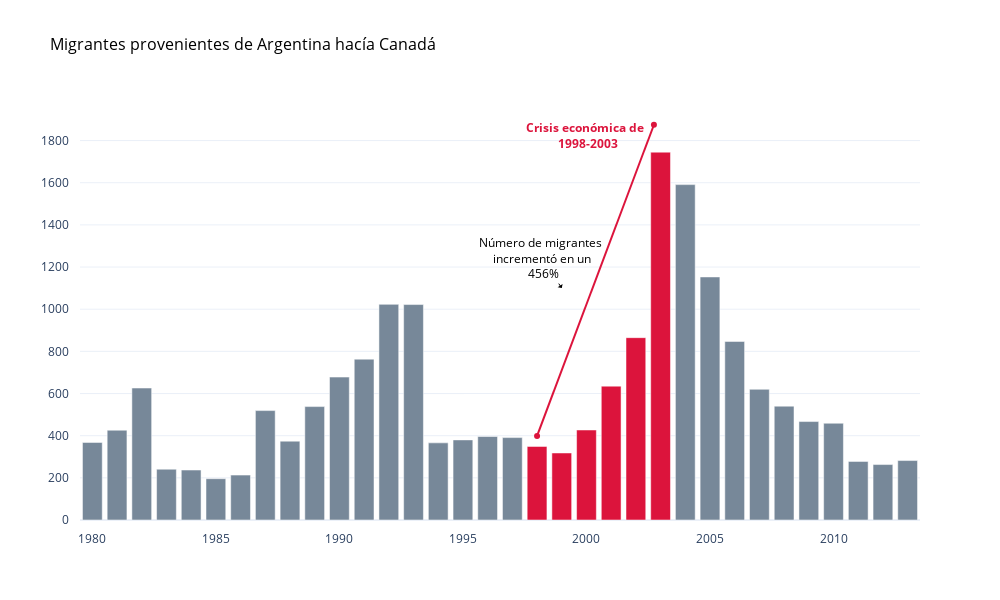

Write notebook code for a chart like this one.
### Code cell
fig = go.Figure()
fig.add_trace(go.Bar(
    x=pre_df.Year, y=pre_df.Migrants,
    marker_color='lightslategrey', name=''
))
fig.add_trace(go.Bar(
    x=mid_df.Year, y=mid_df.Migrants,
    marker_color='crimson', name=''
))
fig.add_trace(go.Bar(
    x=post_df.Year, y=post_df.Migrants,
    marker_color='lightslategrey', name=''
))
fig.add_trace(go.Scatter(
    x=[1998, 2002.73], y=[349+50,1745+130],
    mode='lines+markers+text', 
    marker_color='crimson'
))
fig.add_annotation(
    x=2000,
    y=1745+80,
    text="<b>Crisis económica de <br> 1998-2003</b>",
    showarrow=False,
    font=dict(
        color='crimson'
    )
)
fig.add_annotation(
    x=1999,
    y=1100,
    text="Número de migrantes <br> incrementó en un <br> 456%",
    showarrow=True,
    arrowhead=1,
    arrowsize=1,
    ax=-20,
    ay=-30,
    arrowcolor='black',
    font=dict(
        color='black'
    )
)
fig.update_layout(
    title=dict(
        text='Migrantes provenientes de Argentina hacía Canadá',
        font=dict(size=16, color='black')
    ),
    margin=dict(
        pad=10
    ),
    width=1000, height=600, template='plotly_white', showlegend=False
)
fig.show()

### Figure 1 — Plotly figure (JSON) as saved in the notebook; plotly's stock layout.template omitted (floating-point values rounded to 4 significant figures)
{"data": [{"marker": {"color": "lightslategrey"}, "name": "", "type": "bar", "x": [1980, 1981, 1982, 1983, 1984, 1985, 1986, 1987, 1988, 1989, 1990, 1991, 1992, 1993, 1994, 1995, 1996, 1997], "y": [368, 426, 626, 241, 237, 196, 213, 519, 374, 538, 678, 763, 1023, 1022, 366, 380, 396, 391]}, {"marker": {"color": "crimson"}, "name": "", "type": "bar", "x": [1998, 1999, 2000, 2001, 2002, 2003], "y": [349, 318, 427, 635, 865, 1745]}, {"marker": {"color": "lightslategrey"}, "name": "", "type": "bar", "x": [2004, 2005, 2006, 2007, 2008, 2009, 2010, 2011, 2012, 2013], "y": [1591, 1153, 847, 620, 540, 467, 459, 278, 263, 282]}, {"marker": {"color": "crimson"}, "mode": "lines+markers+text", "type": "scatter", "x": [1998, 2003.0], "y": [399, 1875]}], "layout": {"annotations": [{"font": {"color": "crimson"}, "showarrow": false, "text": "<b>Crisis económica de <br> 1998-2003</b>", "x": 2000, "y": 1825}, {"arrowcolor": "black", "arrowhead": 1, "arrowsize": 1, "ax": -20, "ay": -30, "font": {"color": "black"}, "showarrow": true, "text": "Número de migrantes <br> incrementó en un <br> 456%", "x": 1999, "y": 1100}], "height": 600, "margin": {"pad": 10}, "showlegend": false, "title": {"font": {"color": "black", "size": 16}, "text": "Migrantes provenientes de Argentina hacía Canadá"}, "width": 1000}}
